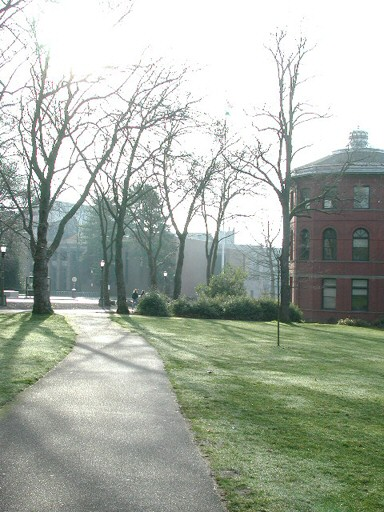
#> input picture Govorne in slikovne tehnologije/vaja6/oddaja/slike/par1_left.jpg, 384 x 512 px; its folder holds 4 pictures in this run
$ python predloga.py
#> lines starting #> are read from the running program, lines starting #| are printed output that depends on the picture; after the words box and inside, x2 and y2 are one past the last pixel; in counts of white or black regions, pixels touching at a corner belong together
import sys, os
import cv2
import numpy as np
import matplotlib.pyplot as plt

# namestitev ustrezne verzije knjižnjice openCV:
#pip uninstall opencv-python
#pip install -U opencv-contrib-python==3.4.2.16

def najdi_sifte(slika, ime):
    sift = cv2.xfeatures2d.SIFT_create()
    kp = sift.detect(slika, None)
    koordin = np.zeros((len(kp),2))
    for i in range(len(kp)):
        koordin[i][0] = kp[i].pt[0]
        koordin[i][1] = kp[i].pt[1]
    koordin = koordin.astype(int)
    for tocka in koordin:
        slika1 = cv2.circle(slika,tuple(tocka),1,(0,0,255))
    cv2.imshow(ime, slika1)
    cv2.waitKey(1000)


# [44 lines left out: functions pariDeskriptorjev, matchSift, not called in this run]

if __name__ == "__main__":
    # TODO: uporabi najdene pare točk za določitev transformacijskih matrik
    #       in šivanje slik
    for i in range(1,10):
        for stran in ["left", "right"]:
            slika = cv2.imread('slike/par'+str(i)+'_'+stran+'.jpg')
#> slika is the input picture: shape (512, 384, 3); mean B, G, R 164.6, 175.8, 168
            najdi_sifte(slika, str(i)+stran)
#> in najdi_sifte, `kp = sift.detect(slika, None)`: kp = 1368 keypoints; strongest (x, y, size): (3, 249, 3.3), (102, 264, 2.7), (165, 274, 2.2), (146, 229, 2.5)
#> in najdi_sifte, `koordin = np.zeros((len(kp),2))`: koordin = 1368 pairs, first value 0 to 0, second value 0 to 0
#> after the loop in najdi_sifte, `for i in range(len(kp)):`: koordin = 1368 pairs, first value 2.98 to 380.4, second value 3.13 to 507.6
#> in najdi_sifte, `koordin = koordin.astype(int)`: koordin = 1368 pairs, first value 2 to 380, second value 3 to 507
#> the loop in najdi_sifte, `for tocka in koordin:` made 1368 passes
#> tocka on passes 1 to 3: [2, 207], [3, 476], [3, 370]
#> after the loop in najdi_sifte, `for tocka in koordin:`:
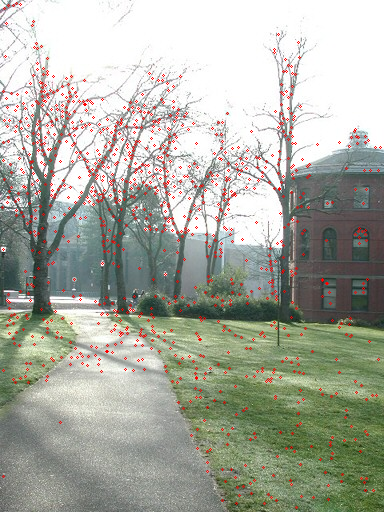
#> slika: shape (512, 384, 3); 2.28% of pixels changed, all inside (x1, y1, x2, y2) = (1, 2, 382, 509)
#> pass 2 of the loop `for i in range(1,10):`:
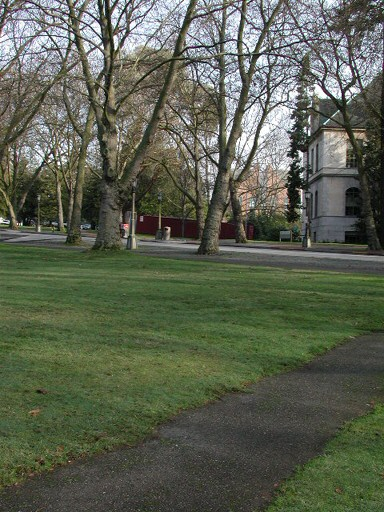
#> input picture Govorne in slikovne tehnologije/vaja6/oddaja/slike/par2_left.jpg, 384 x 512 px
#> slika is the input picture: shape (512, 384, 3); mean B, G, R 79.9, 96.7, 90.5
#> kp = 1600 keypoints; strongest (x, y, size): (58, 163, 2), (102, 47, 2.4), (236, 57, 2.1), (301, 154, 3.7)
#> in najdi_sifte (call 3), `koordin = np.zeros((len(kp),2))`: koordin = 1600 pairs, first value 0 to 0, second value 0 to 0
#> after the loop in najdi_sifte (call 3), `for i in range(len(kp)):`: koordin = 1600 pairs, first value 2.35 to 380.8, second value 2.63 to 501.1
#> in najdi_sifte (call 3), `koordin = koordin.astype(int)`: koordin = 1600 pairs, first value 2 to 380, second value 2 to 501
#> the loop in najdi_sifte (call 3), `for tocka in koordin:` made 1600 passes
#> tocka on passes 1 to 3: [2, 20], [2, 9], [2, 196]
#> after the loop in najdi_sifte (call 3), `for tocka in koordin:`:
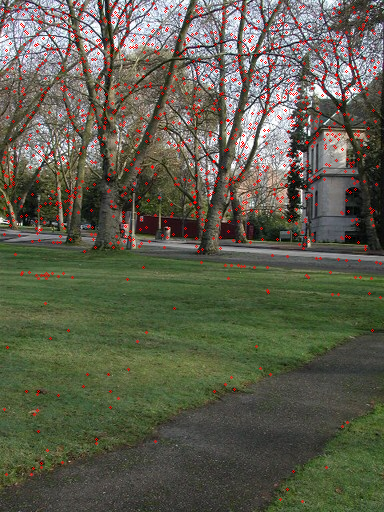
#> slika: shape (512, 384, 3); 2.62% of pixels changed, all inside (x1, y1, x2, y2) = (1, 1, 382, 503)
#> (the run stopped early here; a loop or call above may not have finished)
